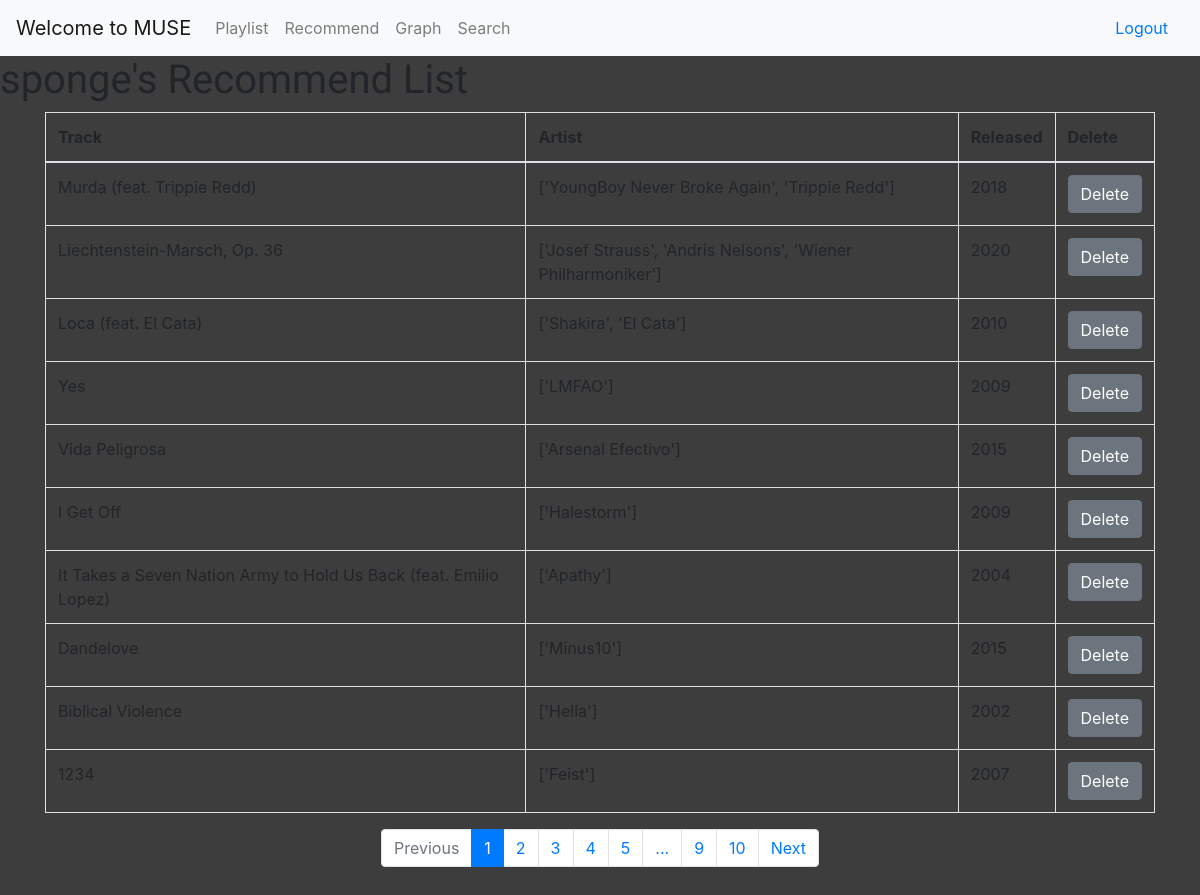
The page /recommend (signed in) on the database its author committed.
### muse_app/models/recommend_model.py (models this page shows, shortened)
class Recommend(db.Model):
    __tablename__ = 'recommend'
    id = db.Column(db.Integer, primary_key=True)
    track = db.Column(db.String(128), nullable=False)
    artist = db.Column(db.String(128), nullable=False)
    released = db.Column(db.String(128), nullable=False)
    user_id = db.Column(db.Integer, db.ForeignKey('user.id'))

### muse_app/routes/main_route.py (the view, shortened to what this page needs)
@bp.route('/recommend')
def recommend() :
    if not session.get('logged_in'):
        flash("로그인을 먼저 해주세요")
        return redirect(url_for('main.login'))
    playlist = Playlist.query.filter(Playlist.user_id==session['id']).first()
    if not playlist :
        flash("플레이리스트가 없습니다.")
        return render_template('search.html')
    else :
        is_rec = Recommend.query.filter(Recommend.user_id==session['id']).first()
        if is_rec :
            page = request.args.get('page', 1, type=int)
            recommend_list = Recommend.query.filter(Recommend.user_id==session['id']).paginate(page=page, per_page=10)
            return render_template("recommend.html", recommend_list=recommend_list, session=session)

### muse_app/templates/recommend.html (shortened to what this page needs)
{% extends 'playlist.html' %}
{% block content %}
<h1>{{session['firstname']}}'s Recommend List</h1>
<form action="#" method="post">
  <div class="container">
    <div class="row">
      <div class="col-12">
        <table class="table table-bordered">
          <thead>
            <tr>
              <th scope="col">Track</th>
              <th scope="col">Artist</th>
              <th scope="col">Released</th>
              <th scope="col">Delete</th>
            </tr>
          </thead>
          <tbody>
            {% for recommend in recommend_list.items %}
            <td>{{recommend.track}}</td>
            <td>{{recommend.artist}}</td>
            <td>{{recommend.released}}</td>
            <td>
              <a class="btn btn-secondary" , href='/recommend/{{ recommend.id }}'>
                Delete
              </a>
            </td>
            {% endfor %}
          </tbody>
        </table>
      </div>
    </div>
  </div>
</form>
<nav aria-label="Page navigation example">
  <ul class="pagination justify-content-center">
    {% if recommend_list.has_prev %}
    <li class="page-item">
      <a class="page-link" href="?page={{ recommend_list.prev_num }}">Previous</a>
    </li>
    {% else %}
    <li class="page-item disabled">
      <a class="page-link" tabindex="-1" aria-disabled="true" href="#">Previous</a>
    </li>
    {% endif %}
    {% for page_num in recommend_list.iter_pages() %}
    {% if page_num %}
    {% if page_num != recommend_list.page %}
    <li class="page-item">
      <a class="page-link" href="?page={{ page_num }}">{{ page_num }}</a>
    </li>
    {% else %}
    <li class="page-item active" aria-current="page">
      <a class="page-link" href="#">{{ page_num }}</a>
    </li>
    {% endif %}
    {% else %}
    <li class="disabled">
      <a class="page-link" href="#">...</a>
    </li>
    {% endif %}
    {% endfor %}
    {% if recommend_list.has_next %}
    <li class="page-item">
      <a class="page-link" href="?page={{ recommend_list.next_num }}">Next</a>
    </li>
    {% else %}
    <li class="page-item disabled">
      <a class="page-link" tabindex="-1" aria-disabled="true" href="#">Next</a>
    </li>
    {% endif %}
  </ul>
</nav>
{% endblock %}

### muse_app/templates/playlist.html (shortened to what this page needs)
{% extends 'base.html' %}

### muse_app/templates/base.html (shortened to what this page needs)
<!DOCTYPE html>
<html>
{% block head %}
<head>
  <link rel="stylesheet" href="https://cdn.jsdelivr.net/npm/bootstrap@4.5.3/dist/css/bootstrap.min.css"
>
  <link href="//maxcdn.bootstrapcdn.com/bootstrap/4.0.0/css/bootstrap.min.css" rel="stylesheet" id="bootstrap-css">
  <link href="https://stackpath.bootstrapcdn.com/font-awesome/4.7.0/css/font-awesome.min.css" rel="stylesheet"
>
  <link rel="stylesheet" href="static/css/main.css?after">
</head>
{% endblock %}
<body>
  <nav class="navbar navbar-expand-lg navbar-light bg-light navbar-fixed-top">
    <a class="navbar-brand" href="/">Welcome to MUSE</a>
    <div class="collapse navbar-collapse" id="navbarSupportedContent">
      <ul class="navbar-nav mr-auto">
        <li class="nav-item">
          <a class="nav-link" href="/playlist">Playlist<span class="sr-only">(current)</span></a>
        </li>
        <li class="nav-item">
          <a class="nav-link" href="/recommend">Recommend</a>
        </li>
        <li class="nav-item">
          <a class="nav-link" href="/graph">Graph</a>
        </li>
        <li class="nav-item">
          <a class="nav-link" href="/search">Search</a>
        </li>
      </ul>
      <a class="nav-link" href="/logout">Logout</a>
    </div>
  </nav>
  {% block content %}{% endblock %}
</body>
</html>

### muse_app/static/css/main.css (style rules this page uses)
body { padding-bottom:4.2rem; background:rgba(0, 0, 0, 0.76); }
a { text-decoration:none !important; }
h1,h2,h3 { font-family: 'Kaushan Script', cursive; }

### rows shown on the page
Recommend: track "Murda (feat. Trippie Redd)", artist "['YoungBoy Never Broke Again', 'Trippie Redd']", released "2018"
Recommend: track "Liechtenstein-Marsch, Op. 36", artist "['Josef Strauss', 'Andris Nelsons', 'Wiener Philharmoniker']", released "2020"
Recommend: track "Loca (feat. El Cata)", artist "['Shakira', 'El Cata']", released "2010"
Recommend: track "Yes", artist "['LMFAO']", released "2009"
Recommend: track "Vida Peligrosa", artist "['Arsenal Efectivo']", released "2015"
Recommend: track "I Get Off", artist "['Halestorm']", released "2009"
Recommend: track "It Takes a Seven Nation Army to Hold Us Back (feat. Emilio Lopez)", artist "['Apathy']", released "2004"
Recommend: track "Dandelove", artist "['Minus10']", released "2015"
Recommend: track "Biblical Violence", artist "['Hella']", released "2002"
Recommend: track "1234", artist "['Feist']", released "2007"

### other values the page prints
{{ session['firstname'] }} "sponge"
{{ page_num }} "1"
{{ page_num }} "2" "3" "4" "5" "9" "10"
